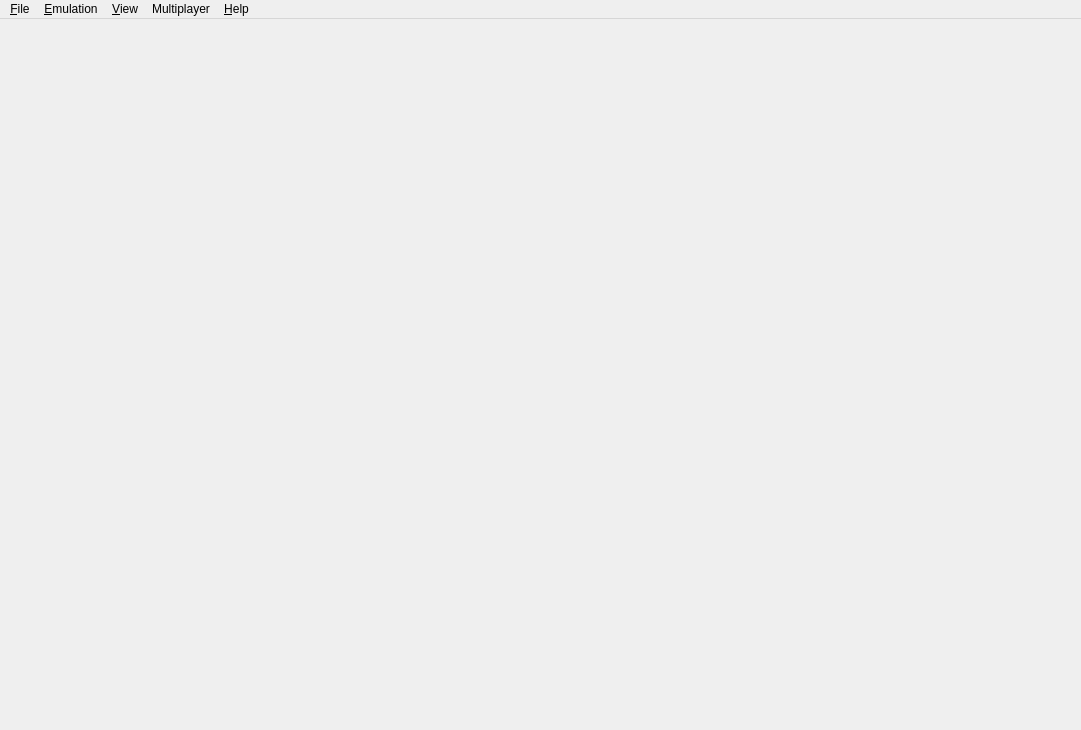
<?xml version="1.0" encoding="UTF-8"?>
<ui version="4.0">
 <class>MainWindow</class>
 <widget class="QMainWindow" name="MainWindow">
  <property name="geometry">
   <rect>
    <x>0</x>
    <y>0</y>
    <width>1081</width>
    <height>730</height>
   </rect>
  </property>
  <property name="windowTitle">
   <string>Citra</string>
  </property>
  <property name="windowIcon">
   <iconset>
    <normaloff>src/pcafe/res/icon3_64x64.ico</normaloff>src/pcafe/res/icon3_64x64.ico</iconset>
  </property>
  <property name="tabShape">
   <enum>QTabWidget::Rounded</enum>
  </property>
  <property name="dockNestingEnabled">
   <bool>true</bool>
  </property>
  <widget class="QWidget" name="centralwidget">
   <layout class="QHBoxLayout" name="horizontalLayout">
    <property name="leftMargin">
     <number>0</number>
    </property>
    <property name="topMargin">
     <number>0</number>
    </property>
    <property name="rightMargin">
     <number>0</number>
    </property>
    <property name="bottomMargin">
     <number>0</number>
    </property>
   </layout>
  </widget>
  <widget class="QMenuBar" name="menubar">
   <property name="geometry">
    <rect>
     <x>0</x>
     <y>0</y>
     <width>1081</width>
     <height>21</height>
    </rect>
   </property>
   <widget class="QMenu" name="menu_File">
    <property name="title">
     <string>&amp;File</string>
    </property>
    <widget class="QMenu" name="menu_recent_files">
     <property name="title">
      <string>Recent Files</string>
     </property>
    </widget>
    <addaction name="action_Load_File"/>
    <addaction name="separator"/>
    <addaction name="action_Select_Game_List_Root"/>
    <addaction name="menu_recent_files"/>
    <addaction name="separator"/>
    <addaction name="action_Exit"/>
   </widget>
   <widget class="QMenu" name="menu_Emulation">
    <property name="title">
     <string>&amp;Emulation</string>
    </property>
    <addaction name="action_Start"/>
    <addaction name="action_Pause"/>
    <addaction name="action_Stop"/>
    <addaction name="separator"/>
    <addaction name="action_Configure"/>
   </widget>
   <widget class="QMenu" name="menu_View">
    <property name="title">
     <string>&amp;View</string>
    </property>
    <widget class="QMenu" name="menu_View_Debugging">
     <property name="title">
      <string>Debugging</string>
     </property>
     <addaction name="action_Create_Pica_Surface_Viewer"/>
     <addaction name="separator"/>
    </widget>
    <addaction name="action_Fullscreen"/>
    <addaction name="action_Single_Window_Mode"/>
    <addaction name="action_Display_Dock_Widget_Headers"/>
    <addaction name="action_Show_Filter_Bar"/>
    <addaction name="action_Show_Status_Bar"/>
    <addaction name="menu_View_Debugging"/>
   </widget>
   <widget class="QMenu" name="menu_Multiplayer">
    <property name="enabled">
     <bool>true</bool>
    </property>
    <property name="title">
     <string>Multiplayer</string>
    </property>
    <addaction name="action_View_Lobby"/>
    <addaction name="action_Start_Room"/>
    <addaction name="action_Stop_Room"/>
    <addaction name="action_Connect_To_Room"/>
    <addaction name="separator"/>
    <addaction name="action_Chat"/>
   </widget>
   <widget class="QMenu" name="menu_Help">
    <property name="title">
     <string>&amp;Help</string>
    </property>
    <addaction name="action_FAQ"/>
    <addaction name="action_About"/>
   </widget>
   <addaction name="menu_File"/>
   <addaction name="menu_Emulation"/>
   <addaction name="menu_View"/>
   <addaction name="menu_Multiplayer"/>
   <addaction name="menu_Help"/>
  </widget>
  <action name="action_Load_File">
   <property name="text">
    <string>Load File...</string>
   </property>
  </action>
  <action name="action_Load_Symbol_Map">
   <property name="text">
    <string>Load Symbol Map...</string>
   </property>
  </action>
  <action name="action_Exit">
   <property name="text">
    <string>E&amp;xit</string>
   </property>
  </action>
  <action name="action_Start">
   <property name="enabled">
    <bool>false</bool>
   </property>
   <property name="text">
    <string>&amp;Start</string>
   </property>
  </action>
  <action name="action_Pause">
   <property name="enabled">
    <bool>false</bool>
   </property>
   <property name="text">
    <string>&amp;Pause</string>
   </property>
  </action>
  <action name="action_Stop">
   <property name="enabled">
    <bool>false</bool>
   </property>
   <property name="text">
    <string>&amp;Stop</string>
   </property>
  </action>
  <action name="action_FAQ">
   <property name="text">
    <string>FAQ</string>
   </property>
  </action>
  <action name="action_About">
   <property name="text">
    <string>About Citra</string>
   </property>
  </action>
  <action name="action_Single_Window_Mode">
   <property name="checkable">
    <bool>true</bool>
   </property>
   <property name="text">
    <string>Single Window Mode</string>
   </property>
  </action>
  <action name="action_Configure">
   <property name="text">
    <string>Configure...</string>
   </property>
  </action>
  <action name="action_Display_Dock_Widget_Headers">
   <property name="checkable">
    <bool>true</bool>
   </property>
   <property name="text">
    <string>Display Dock Widget Headers</string>
   </property>
  </action>
  <action name="action_Show_Filter_Bar">
   <property name="checkable">
    <bool>true</bool>
   </property>
   <property name="text">
    <string>Show Filter Bar</string>
   </property>
  </action>
  <action name="action_Show_Status_Bar">
   <property name="checkable">
    <bool>true</bool>
   </property>
   <property name="text">
    <string>Show Status Bar</string>
   </property>
  </action>
  <action name="action_Select_Game_List_Root">
   <property name="text">
    <string>Select Game Directory...</string>
   </property>
   <property name="toolTip">
    <string>Selects a folder to display in the game list</string>
   </property>
  </action>
  <action name="action_Create_Pica_Surface_Viewer">
   <property name="text">
    <string>Create Pica Surface Viewer</string>
   </property>
  </action>
   <action name="action_View_Lobby">
     <property name="enabled">
       <bool>true</bool>
     </property>
     <property name="text">
       <string>Browse Public Game Lobby</string>
     </property>
   </action>
   <action name="action_Start_Room">
     <property name="enabled">
       <bool>true</bool>
     </property>
     <property name="text">
       <string>Create Room</string>
     </property>
   </action>
   <action name="action_Stop_Room">
     <property name="enabled">
       <bool>false</bool>
     </property>
     <property name="text">
       <string>Close Room</string>
     </property>
   </action>
  <action name="action_Connect_To_Room">
   <property name="text">
    <string>Direct Connect to Room</string>
   </property>
  </action>
  <action name="action_Chat">
   <property name="enabled">
    <bool>false</bool>
   </property>
   <property name="text">
    <string>Chat</string>
   </property>
  </action>
  <action name="action_Fullscreen">
   <property name="checkable">
    <bool>true</bool>
   </property>
   <property name="text">
    <string>Fullscreen</string>
   </property>
  </action>
 </widget>
 <resources/>
</ui>
